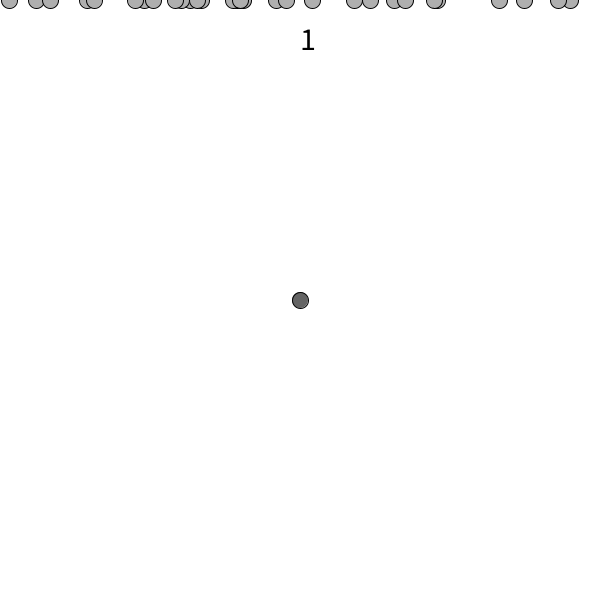
Frame 1 (no input)
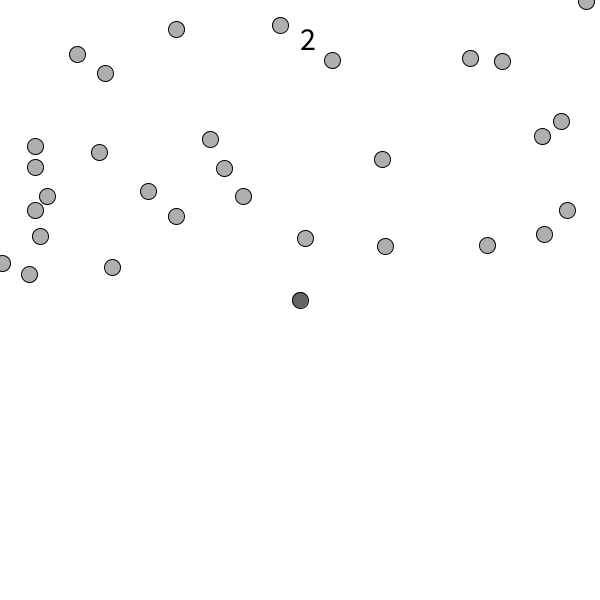
Frame 60 (the mouse pressed at the canvas centre just before this capture)
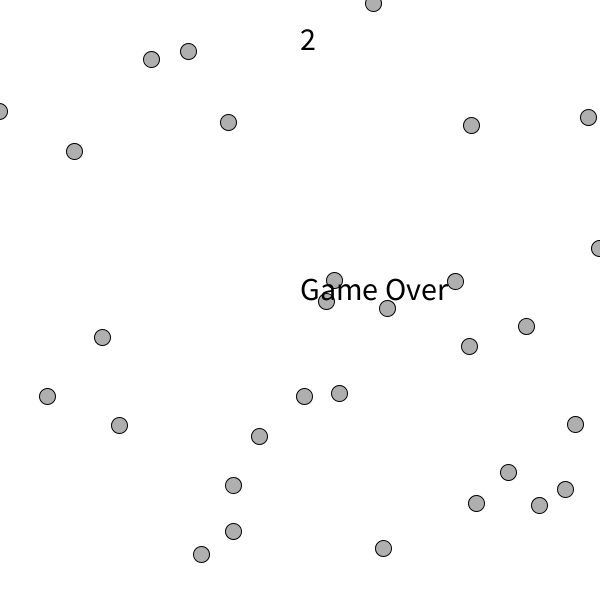
Frame 120 (the mouse held since frame 60 and released just before this capture)

The Processing sketch that drew these frames (run headless with seeded random() and noise(); from frame 60 on, the mouse is pressed at the canvas centre):

// Processing sketch: processing_139668
// ── processing_139668.pde

//Use the arrow keys to change the speed of your character
//As you press arrow keys your character will speed up or slow down



Mover orb; //orb is Your character
Mover[] them = new Mover[30];//number of enemies
int x=0;//DO NOT CHANGE (changes starting speed of You)
int y=0;//DO NOT CHANGE (changes starting speed of You)
int c=100;//changes color of You
int l = 16;//changes size of You
int w = l;
boolean lost = false;
int time = millis()/1000;//used for timer
int purple;//used for timer
void setup() 
{
  rectMode(CENTER);
  size(600, 600);//size of screen
  orb = new Mover(0, 0, width/2, height/2);

  for (int i = 0; i< them.length; i++)
  {
    them[i] = new Mover((random(-5, 5)), (random(-5, 5)), (random(width)), 0);
  }
}
void keyPressed()
{
  if (key == CODED)

    if (keyCode == DOWN)
    {
      y = y+1;
    }
    else if (keyCode == UP)
    {
      y = y-1;
    }
    else if (keyCode == LEFT)
    {
      x = x-1;
    }
    else if (keyCode == RIGHT)
    {
      x = x+1;
    }
}



void draw() 
{

  background(255);
  orb.update();
  orb.displayYou(l, w, c);
  orb.setVelocity(x, y);
  
  for (int i = 0; i< them.length; i++)
  {
    them[i].displayThem();
    them[i].update();
  }

  if (orb.location.x > width) 
  {
    lost = true;
  } 
  if (orb.location.x < 0) 
  {
    lost = true;
  }

  if (orb.location.y > height) 
  {
    lost = true;
  } 
  if (orb.location.y < 0) 
  {
    lost = true;
  }

  for (int i = 0; i< them.length; i++)
  {
    orb.getDistance(them[i]);

    if (orb.getDistance(them[i])<16)
    {

      lost = true;
    }
  }
  if (lost)
  {
    textSize(32);
    fill(0);
    text("Game Over", width/2, height/2);
    text(purple,width/2,50);
    orb.location.x=-1000000;
    orb.location.y=-1000000;
  } else {
    fill(0);
    textSize(32);
    text(millis()/1000,width/2,50);
    purple = millis()/1000;
  }
}

class Mover 
{


  PVector location;
  PVector velocity;

  Mover(float x, float y, float a, float b) 
  {


    location = new PVector(a, b);
    velocity = new PVector(x, y);
  }
  void setVelocity(int x, int y)
  {
    velocity = new PVector(x, y);
  }

  float getDistance( Mover other)
  {
    float d = dist(location.x, location.y, other.location.x, other.location.y);
    return d;
  }

  void update() 
  {

    location.add(velocity);
    if ((location.x > width) || (location.x < 0)) {
      velocity.x = velocity.x * -1;
    }
    if ((location.y > height) || (location.y < 0)) {
      velocity.y = velocity.y * -1;
    }
  }

  void displayThem() 
  {


    fill(175);
    ellipse(location.x, location.y, 16, 16);
  }
  void displayYou(int w, int l, int tempC) 
  {

    c=tempC;
    stroke(0);
    fill(c);
    ellipse(location.x, location.y, w, l);
  }
}
